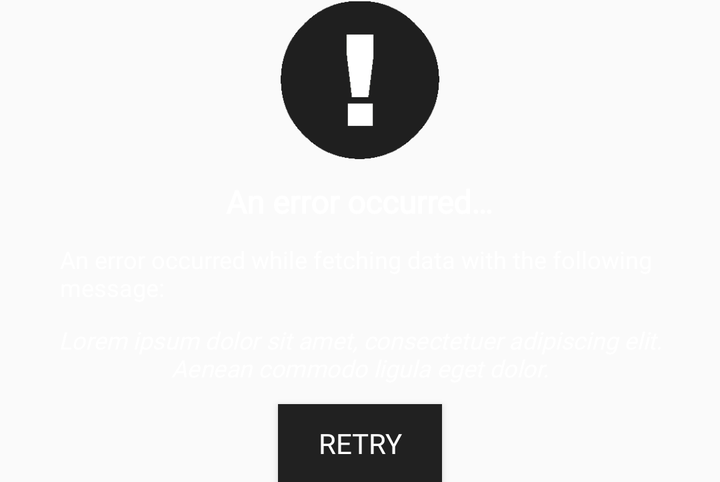
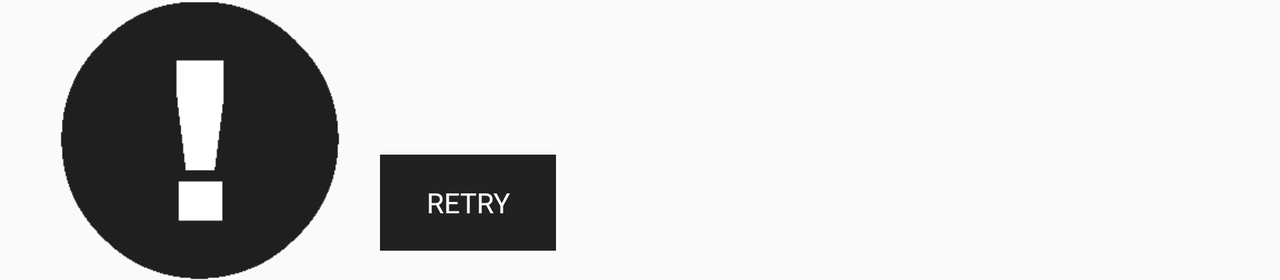

The same Android screen from two of the app's own layout files: first res/layout/ as a phone draws it, then the repository's variant for another configuration, drawn on a device whose configuration selects that folder. Both files follow.
<!-- AndroidManifest.xml: application theme AppTheme -->
<!-- res/layout/error_view.xml -->
<?xml version="1.0" encoding="utf-8"?>
<LinearLayout xmlns:android="http://schemas.android.com/apk/res/android"
              xmlns:tools="http://schemas.android.com/tools"
              android:layout_width="wrap_content"
              android:layout_height="wrap_content"
              android:layout_centerInParent="true"
              android:layout_marginLeft="20dp"
              android:layout_marginRight="20dp"
              android:background="@android:color/transparent"
              android:orientation="vertical">

    <ImageView
        android:id="@+id/error_view_icon"
        android:layout_width="match_parent"
        android:layout_height="80dp"
        android:src="@drawable/error"
        android:contentDescription="@string/image"/>

    <TextView
        android:layout_width="wrap_content"
        android:layout_height="wrap_content"
        android:layout_gravity="center"
        android:layout_marginTop="10dp"
        android:gravity="center"
        android:text="@string/error_view_title"
        android:textSize="16sp"
        android:textStyle="bold"/>

    <TextView
        android:layout_width="match_parent"
        android:layout_height="wrap_content"
        android:layout_marginBottom="5dp"
        android:layout_marginEnd="10dp"
        android:layout_marginStart="10dp"
        android:layout_marginTop="10dp"
        android:text="@string/error_view_text"
        android:textSize="12sp"/>

    <TextView
        android:id="@+id/error_view_message"
        android:layout_width="wrap_content"
        android:layout_height="wrap_content"
        android:layout_gravity="center"
        android:layout_marginLeft="5dp"
        android:layout_marginRight="5dp"
        android:layout_marginTop="5dp"
        android:gravity="center"
        android:textAlignment="center"
        android:textSize="12sp"
        android:textStyle="italic"
        tools:text="@string/lorem_ipsum_3"/>

    <Button
        android:id="@+id/error_view_retry_button"
        android:layout_width="wrap_content"
        android:layout_height="wrap_content"
        android:layout_gravity="center"
        android:layout_marginTop="10dp"
        android:background="@color/dark_grey"
        android:minHeight="1dp"
        android:minWidth="1dp"
        android:paddingBottom="10dp"
        android:paddingEnd="20dp"
        android:paddingStart="20dp"
        android:paddingTop="10dp"
        android:text="@string/retry"/>

</LinearLayout>
<!-- resources referenced by this layout -->
<resources>
  <color name="dark_grey">#212121</color>
  <!-- drawable error: png bitmap (drawable, 1889 bytes) -->
  <string name="error_view_text">An error occurred while fetching data with the following message:</string>
  <string name="error_view_title">An error occurred…</string>
  <string name="image">image</string>
  <string name="lorem_ipsum_3">Lorem ipsum dolor sit amet, consectetuer adipiscing elit. Aenean commodo ligula eget dolor.</string>
  <string name="retry">Retry</string>
  <style name="AppTheme" parent="Theme.AppCompat.DayNight.DarkActionBar">
          <item name="android:textColor">@android:color/white</item>
          <item name="android:fontFamily">@font/raleway_regular</item>
          
          
          <item name="actionBarStyle">@style/MyActionBar</item>
      </style>
  <style name="MyActionBar" parent="@style/Widget.AppCompat.ActionBar.Solid">
          <item name="titleTextStyle">@style/MyTitleTextStyle</item>
      </style>
  <style name="MyTitleTextStyle" parent="@style/TextAppearance.AppCompat.Widget.ActionBar.Title">
          <item name="android:fontFamily">@font/great_vibes_regular</item>
          <item name="android:textSize">30dp</item>
          <item name="android:textStyle">bold</item>
      </style>
</resources>
<!-- res/layout-land/error_view.xml (the repository's variant of the layout above) -->
<!-- drawn on the phone turned sideways -->
<?xml version="1.0" encoding="utf-8"?>
<RelativeLayout xmlns:android="http://schemas.android.com/apk/res/android"
                android:layout_width="wrap_content"
                android:layout_height="wrap_content"
                android:layout_marginLeft="30dp"
                android:layout_marginRight="30dp">

    <ImageView
        android:id="@+id/error_view_icon"
        android:layout_centerVertical="true"
        android:layout_width="140dp"
        android:layout_height="140dp"
        android:contentDescription="@string/image"
        android:src="@drawable/error"/>

    <LinearLayout
        android:layout_width="wrap_content"
        android:layout_height="wrap_content"
        android:layout_centerVertical="true"
        android:layout_marginLeft="20dp"
        android:layout_marginRight="20dp"
        android:layout_toEndOf="@id/error_view_icon"
        android:orientation="vertical">

        <TextView
            android:layout_width="wrap_content"
            android:layout_height="wrap_content"
            android:layout_gravity="start"
            android:layout_marginTop="10dp"
            android:gravity="center"
            android:textSize="16sp"
            android:textStyle="bold"/>

        <TextView
            android:id="@+id/error_view_message"
            android:layout_width="wrap_content"
            android:layout_height="wrap_content"
            android:layout_gravity="start"
            android:layout_marginStart="10dp"
            android:layout_marginEnd="5dp"
            android:layout_marginTop="5dp"
            android:maxWidth="350dp"
            android:gravity="start"
            android:textAlignment="gravity"
            android:textSize="12sp"/>

        <Button
            android:id="@+id/error_view_retry_button"
            android:layout_width="wrap_content"
            android:layout_height="wrap_content"
            android:layout_gravity="center"
            android:layout_marginTop="10dp"
            android:background="@color/dark_grey"
            android:paddingTop="2dp"
            android:paddingBottom="2dp"
            android:paddingLeft="5dp"
            android:paddingRight="5dp"
            android:text="@string/retry"/>

    </LinearLayout>

</RelativeLayout>
<!-- resources referenced by the variant -->
<!-- as the phone turned sideways resolves them -->
<resources>
  <color name="dark_grey">#212121</color>
  <!-- drawable error: png bitmap (drawable, 1889 bytes) -->
  <string name="image">image</string>
  <string name="retry">Retry</string>
  <style name="AppTheme" parent="Theme.AppCompat.DayNight.DarkActionBar">
          <item name="android:textColor">@android:color/white</item>
          <item name="android:fontFamily">@font/raleway_regular</item>
          
          
          <item name="actionBarStyle">@style/MyActionBar</item>
      </style>
  <style name="MyActionBar" parent="@style/Widget.AppCompat.ActionBar.Solid">
          <item name="titleTextStyle">@style/MyTitleTextStyle</item>
      </style>
  <style name="MyTitleTextStyle" parent="@style/TextAppearance.AppCompat.Widget.ActionBar.Title">
          <item name="android:fontFamily">@font/great_vibes_regular</item>
          <item name="android:textSize">30dp</item>
          <item name="android:textStyle">bold</item>
      </style>
</resources>
